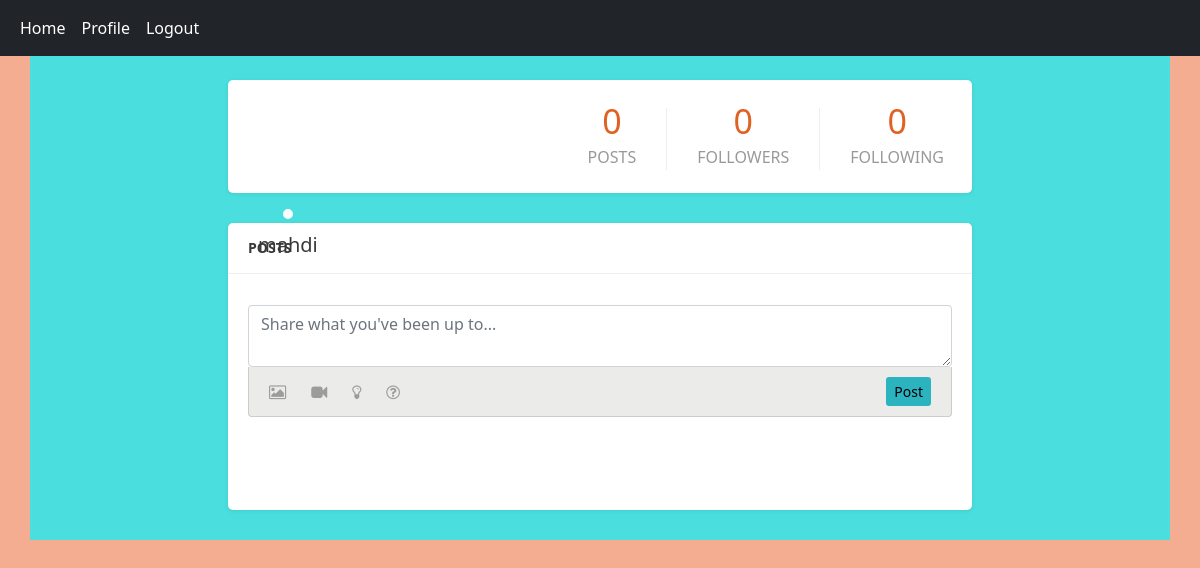
The page /account/profile/10/ (signed in) on the database as committed earlier.
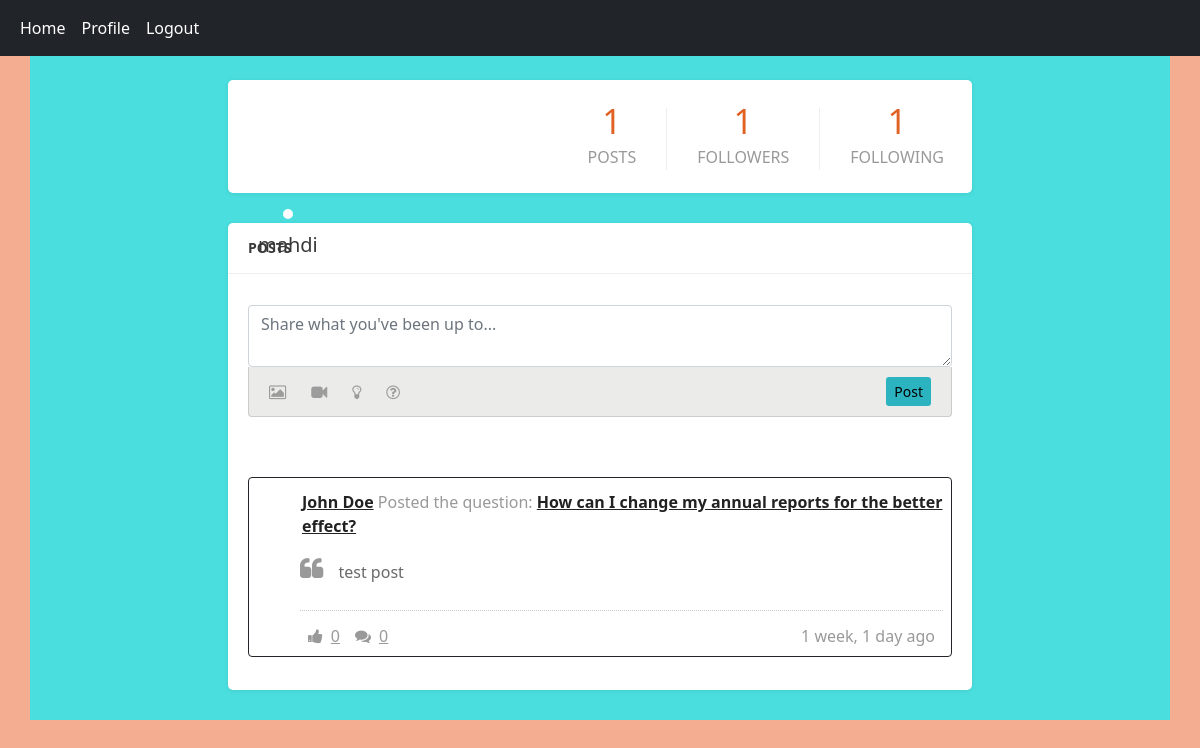
The same page on the database as committed later.
### account/models.py (models this page shows)
class Profile(models.Model):
    user = models.OneToOneField(User, on_delete=models.CASCADE)
    age = models.PositiveSmallIntegerField(default=0)
    biography = models.TextField(blank=True, null=True)
    def followers_counts(self):
        return self.user.followings.count()
    def followings_counts(self):
        return self.user.followers.count()
    def posts_counts(self):
        return self.user.posts.count()

### home/models.py (models this page shows, shortened)
class Post(models.Model):
    user = models.ForeignKey(User, on_delete=models.CASCADE, related_name='posts')
    body = models.TextField()
    slug = models.SlugField()
    created_at = models.DateTimeField(auto_now_add=True)
    updated_at = models.DateTimeField(auto_now=True)
    class Meta:
        ordering = ('-updated_at',)
    def get_absolute_url(self):
        return reverse("home:post_detail", args=(self.id, self.slug))
    def like_counts(self):
        return self.plikes.count()
    def comments_counts(self):
        return self.pcomments.count()

### account/views.py (the view)
# urls.py: path('profile/<int:user_id>/', views.UserProfileView.as_view(), name='user_profile'),
class UserProfileView(LoginRequiredMixin, View):
    def get(self, request, user_id):
        is_following = False
        try:
            user = get_object_or_404(User, id=user_id)
            posts = user.posts.all()
            relation = Relation.objects.filter(from_user=request.user, to_user=user)
            if relation.exists():
                is_following = True
            return  render(request, 'account/profile.html', {'user':user, 'posts':posts, 'is_following':is_following})
        except User.DoesNotExist:
            return render(request, 'home/index.html') # should return a not found page instead

### account/templates/account/profile.html (shortened to what the changed rows need)
{% extends 'base.html' %}
{% load static %}
{% block CSS_files %}
    <link rel="stylesheet" href="{% static 'account/css/profile.css' %}">
{% endblock CSS_files %}
{% block content %}
    <link href="https://maxcdn.bootstrapcdn.com/font-awesome/4.7.0/css/font-awesome.min.css" rel="stylesheet">
    <div class="container pt-4">
        <div class="col-lg-8">
            <div class="panel profile-cover">
                <div class="profile-cover__img">
                    <img src="https://bootdey.com/img/Content/avatar/avatar6.png" alt="" />
                    <h3 class="h3">{{ user.username }}</h3>
                </div>
                <div class="profile-cover__info">
                    <ul class="nav">
                        <li><strong>{{ user.profile.posts_counts }}</strong><b>Posts</b></li>
                        <li><strong>{{ user.profile.followers_counts }}</strong><b>Followers</b></li>
                        <li><strong>{{ user.profile.followings_counts }}</strong><b>Following</b></li>
                    </ul>
                </div>
            </div>
            <div class="panel">
                <div class="panel-content panel-activity">
                    <ul class="panel-activity__list">
                        {% for post in posts %}
                            <li class="border border-dark rounded p-2">
                                <div class="activity__list__header">
                                    <a href="{{ post.get_absolute_url }}">John Doe</a> Posted the question: <a href="#">How can I change my annual
                                        reports for the better effect?</a>
                                </div>
                                <div class="activity__list__body entry-content">
                                    <blockquote>
                                        <p>
                                            {{ post.body|truncatewords:20 }}
                                        </p>
                                    </blockquote>
                                </div>
                                <div class="activity__list__footer">
                                    <a href="#"> <i class="fa fa-thumbs-up"></i>{{ post.like_counts }}</a>
                                    <a href="#"> <i class="fa fa-comments"></i>{{ post.comments_counts }}</a>
                                    <span> {{ post.created_at|timesince }} ago</span>
                                </div>
                            </li>
                        {% endfor %}
                    </ul>
                </div>
            </div>
        </div>
    </div>
{% endblock content %}

Rows that differ between the two databases and show on the page:
added Post: body "test post", like_counts "0", comments_counts "0", created_at "1 week, 1 day"
Other text that changed with them:
{{ user.profile.posts_counts }}: "0" → "1"
{{ user.profile.followers_counts }}: "0" → "1"
{{ user.profile.followings_counts }}: "0" → "1"
